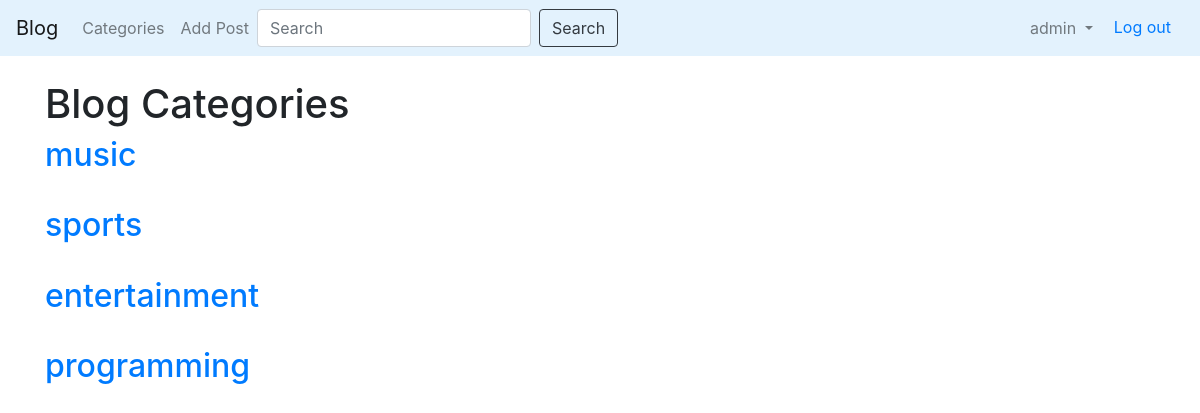
Screenshot of /category_list/ (signed in) with the database file from the repository.
### blog/models.py (models this page shows, shortened)
class Category(models.Model):
    name = models.CharField(max_length=255)
    def __str__(self):
        return self.name

### blog/views.py (the view)
# urls.py: path('category_list/', CategoryListView, name='category-list'),
def CategoryListView(request):
    cat_menu_list = Category.objects.all()
    return render(request, 'category_list.html', {'cat_menu_list': cat_menu_list})

### blog/templates/category_list.html (shortened to what this page needs)
{% extends 'base.html' %}
{% block content %}
<h1>Blog Categories </h1>
{% for item in cat_menu_list %}
    <h2><a href="{% url 'category' item|slugify %}">{{ item }}</a></h2><br/>
{% endfor %}
{% endblock %}

### blog/templates/base.html (shortened to what this page needs)
<!doctype html>
<html lang="en">
  <head>
    <link rel="stylesheet" href="https://cdn.jsdelivr.net/npm/bootstrap@4.6.2/dist/css/bootstrap.min.css">
  </head>
  <body>
    <nav class="navbar navbar-expand-lg navbar-light" style="background-color: #e3f2fd;">
        <a class="navbar-brand" href="{% url 'home' %}">Blog</a>
        <div class="collapse navbar-collapse" id="navbarSupportedContent">
          <ul class="navbar-nav mr-auto">
            {% if cat_menu %}
            <li class="nav-item dropdown">
              <a class="nav-link dropdown-toggle" href="#" role="button" data-toggle="dropdown" aria-expanded="false">
                Categories
              </a>
              <div class="dropdown-menu" aria-labelledby="navbarDropdown">
                {% for item in cat_menu %}
                  <a class="dropdown-item" href="{% url 'category' item|slugify %}">{{ item }}</a>
                {% endfor %}
              </div>
            </li>
            {% else %}
              <li class="nav-item">
                <a class="nav-link" href="{% url 'category-list' %}">Categories</a>
              </li>
            {% endif %}
            {% if user.is_authenticated %}
              <li class="nav-item">
                <a class="nav-link" href="{% url 'add_post' %}">Add Post</a>
              </li>
            {% endif %}
            <form class="form-inline my-2 my-lg-0" action="{% url 'search' %}" method="GET">
              <input class="form-control mr-sm-2" type="search" name="q" placeholder="Search" aria-label="Search">
              <button class="btn btn-outline-dark my-2 my-sm-0" type="submit">Search</button>
            </form>
          </ul>
          <ul class="navbar-nav ml-auto">
            {% if user.is_authenticated %}
            <li class="nav-item dropdown">
              <a class="nav-link dropdown-toggle" href="#" role="button" data-toggle="dropdown" aria-expanded="false">
                {{ user.username }}
              </a>
            </li>
            <li class="nav-item">
              <form action="{% url 'logout' %}" method="post">
                <button type="submit" class="btn btn-link">Log out</button>
              </form>
            </li>
            {% endif %}
            </ul>
        </div>
      </nav>
    <br/>
    <div class="container">
    {% block content %}
    {% endblock %}
    </div>
  </body>
</html>

### rows the page displays
Category: name "music"
Category: name "sports"
Category: name "entertainment"
Category: name "programming"

### other values shown
{{ user.username }} "admin"
